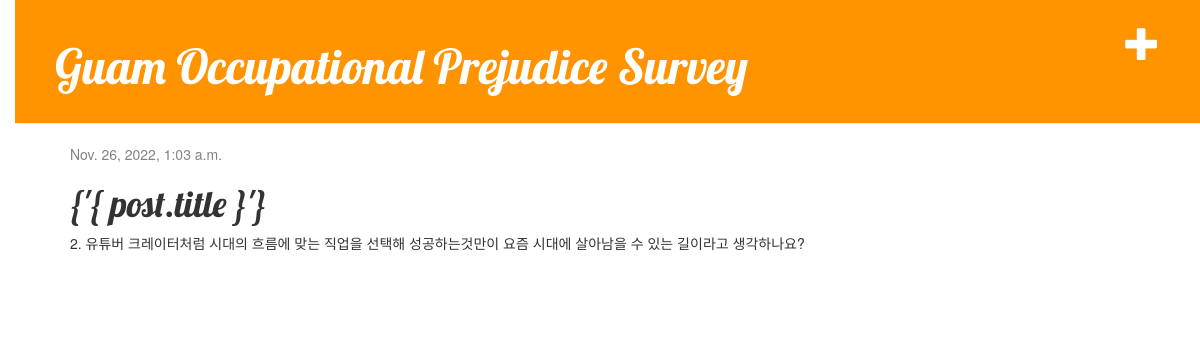
Page /post/6/ on the committed database.
### blog/models.py (models this page shows, shortened)
class Post(models.Model):
    author = models.ForeignKey(settings.AUTH_USER_MODEL, on_delete=models.CASCADE)
    title = models.CharField(max_length=200)
    text = models.TextField()
    created_date = models.DateTimeField(
            default=timezone.now)
    published_date = models.DateTimeField(
            blank=True, null=True)

### blog/views.py (the view)
# urls.py: path('post/<int:pk>/', views.post_detail, name='post_detail'),
def post_detail(request, pk):
    post = get_object_or_404(Post, pk=pk)
    return render(request, 'blog/post_detail.html', {'post': post})

### blog/templates/blog/post_detail.html (shortened to what this page needs)
<!DOCTYPE html>
<html lang="en">
<head>
</head>
<body>
{% extends 'blog/base.html' %}
{% block content %}
    <div class="post">
        {% if post.published_date %}
            <div class="date">
                {{ post.published_date }}
            </div>
        {% endif %}
        <h1>{'{ post.title }'}</h1>
        <p>{{ post.text|linebreaksbr }}</p>
    </div>
{% endblock %}

### blog/static/css/blog.css (style rules this page uses)
body { padding-left: 15px; }
h1, h2, h3, h4 { font-family: 'Lobster', cursive; }
.date { color: #828282; }
.post { margin-bottom: 70px; }

### rows in the picture
Post: published_date "Nov. 26, 2022, 1:03 a.m.", text "2. 유튜버 크레이터처럼 시대의 흐름에 맞는 직업을 선택해 성공하는것만이 요즘 시대에 살아남을 수 있는 길이라고 생각하나요?"
